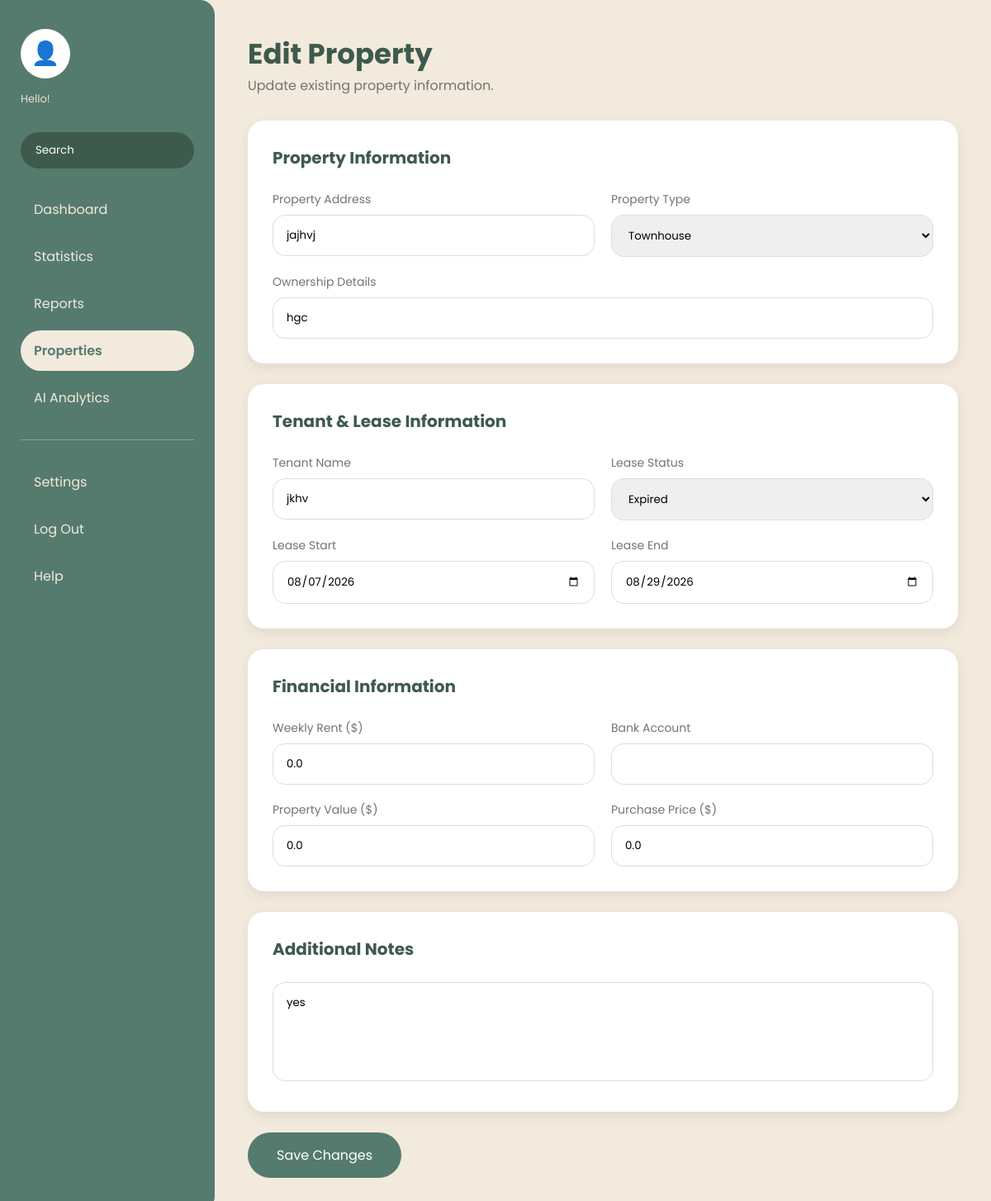
Page /edit_property/PROP006 on the earlier database version.
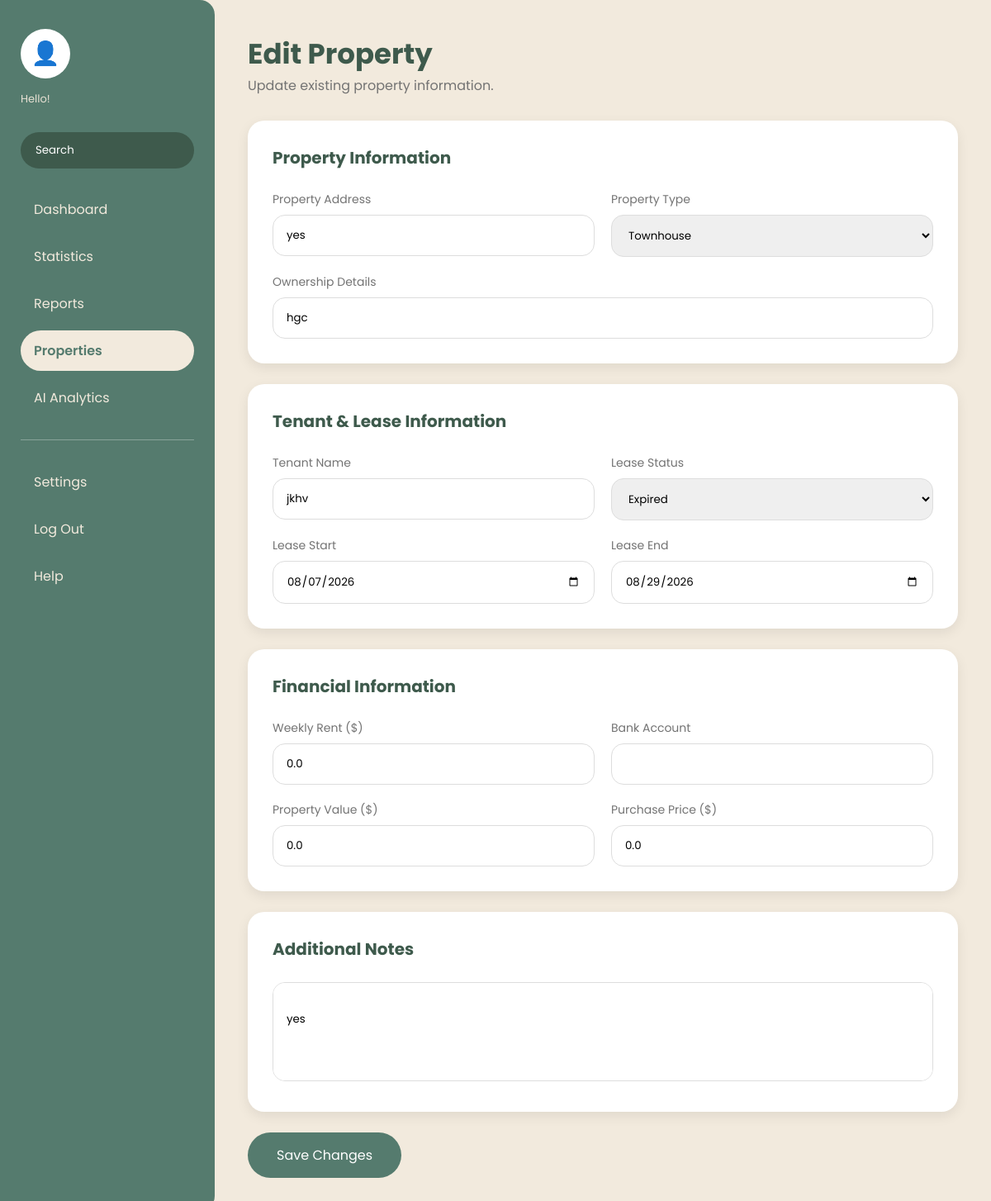
Same page on the later database version.
### tables this page shows
CREATE TABLE Properties(

    propertyID TEXT PRIMARY KEY,

    userID INTEGER NOT NULL,

    propertyAddress TEXT NOT NULL,

    propertyType TEXT NOT NULL,

    ownershipData TEXT NOT NULL,

    tenantName TEXT,

    leaseStatus TEXT,

    leaseStart TEXT,

    leaseEnd TEXT,

    weeklyRent REAL,

    bankAccount TEXT,

    propertyValue REAL,

    purchasePrice REAL,

    notes TEXT,

    FOREIGN KEY(userID)
        REFERENCES Users(userID)

);

### app.py (the view, shortened to what this page needs)
@app.route("/edit_property/<propertyID>", methods=["GET", "POST"])
def edit_property(propertyID):
    property = get_property(propertyID)
    return render_template(
        "edit_property.html",
        property=property
    )

### database/models.py (called while the page is built)
def connect_database():
    connection = sqlite3.connect("omniledger_system.db")
    return connection

def get_property(propertyID):
    conn = connect_database()
    conn.row_factory = sqlite3.Row
    cursor = conn.cursor()
    cursor.execute("""
        SELECT *
        FROM Properties
        WHERE propertyID = ?
    """, (propertyID,))
    property = cursor.fetchone()
    conn.close()
    if property:
        return dict(property)
    return None

### templates/edit_property.html (shortened to what this page needs)
<!DOCTYPE html>
<html lang="en">
<head>
<link rel="stylesheet" href="{{ url_for('static', filename='css/add_property.css') }}">
</head>
<body>
<div class="dashboard-container">
<aside class="sidebar">
<div class="user-profile">
<div class="profile-image">
👤
</div>
<p class="hello-text">
Hello!
</p>
</div>
<div class="search-sidebar">
<input type="text" placeholder="Search">
</div>
<nav class="sidebar-menu">
<a href="{{ url_for('dashboard') }}">
Dashboard
</a>
<a href="#">
Statistics
</a>
<a href="#">
Reports
</a>
<a href="{{ url_for('dashboard') }}" class="active">
Properties
</a>
<a href="#">
AI Analytics
</a>
<hr>
<a href="#">
Settings
</a>
<a href="{{ url_for('logout') }}">
Log Out
</a>
<a href="#">
Help
</a>
</nav>
</aside>
<main class="main-content">
<div class="page-header">
<h1>
Edit Property
</h1>
<p>
Update existing property information.
</p>
</div>
<form method="POST">
<div class="form-card">
<h2>
Property Information
</h2>
<div class="form-grid">
<div>
<label>
Property Address
</label>
<input
type="text"
name="propertyAddress"
value="{{ property.propertyAddress }}"
required>
</div>
<div>
<label>
Property Type
</label>
<select name="propertyType">
<option value="Townhouse"
{% if property.propertyType == "Townhouse" %}selected{% endif %}>
Townhouse
</option>
</select>
</div>
<div class="full-width">
<label>
Ownership Details
</label>
<input
type="text"
name="ownershipData"
value="{{ property.ownershipData }}">
</div>
</div>
</div>
<div class="form-card">
<h2>
Tenant & Lease Information
</h2>
<div class="form-grid">
<div>
<label>
Tenant Name
</label>
<input
type="text"
name="tenantName"
value="{{ property.tenantName }}">
</div>
<div>
<label>
Lease Status
</label>
<select name="leaseStatus">
<option value="Expired"
{% if property.leaseStatus == "Expired" %}selected{% endif %}>
Expired
</option>
</select>
</div>
<div>
<label>
Lease Start
</label>
<input
type="date"
name="leaseStart"
value="{{ property.leaseStart }}">
</div>
<div>
<label>
Lease End
</label>
<input
type="date"
name="leaseEnd"
value="{{ property.leaseEnd }}">
</div>
</div>
</div>
<div class="form-card">
<h2>
Financial Information
</h2>
<div class="form-grid">
<div>
<label>
Weekly Rent ($)
</label>
<input
type="number"
name="weeklyRent"
value="{{ property.weeklyRent }}">
</div>
<div>
<label>
Bank Account
</label>
<input
type="text"
name="bankAccount"
value="{{ property.bankAccount }}">
</div>
<div>
<label>
Property Value ($)
</label>
<input
type="number"
name="propertyValue"
value="{{ property.propertyValue }}">
</div>
<div>
<label>
Purchase Price ($)
</label>
<input
type="number"
name="purchasePrice"
value="{{ property.purchasePrice }}">
</div>
</div>
</div>
<div class="form-card">
<h2>
Additional Notes
</h2>
<textarea
name="notes">{{ property.notes }}</textarea>
</div>
<button class="submit-button" type="submit">
Save Changes
</button>
</form>
</main>
</div>
</body>
</html>

Differences in the rows shown:
changed Properties "yes": propertyAddress "jajhvj" → "yes"
